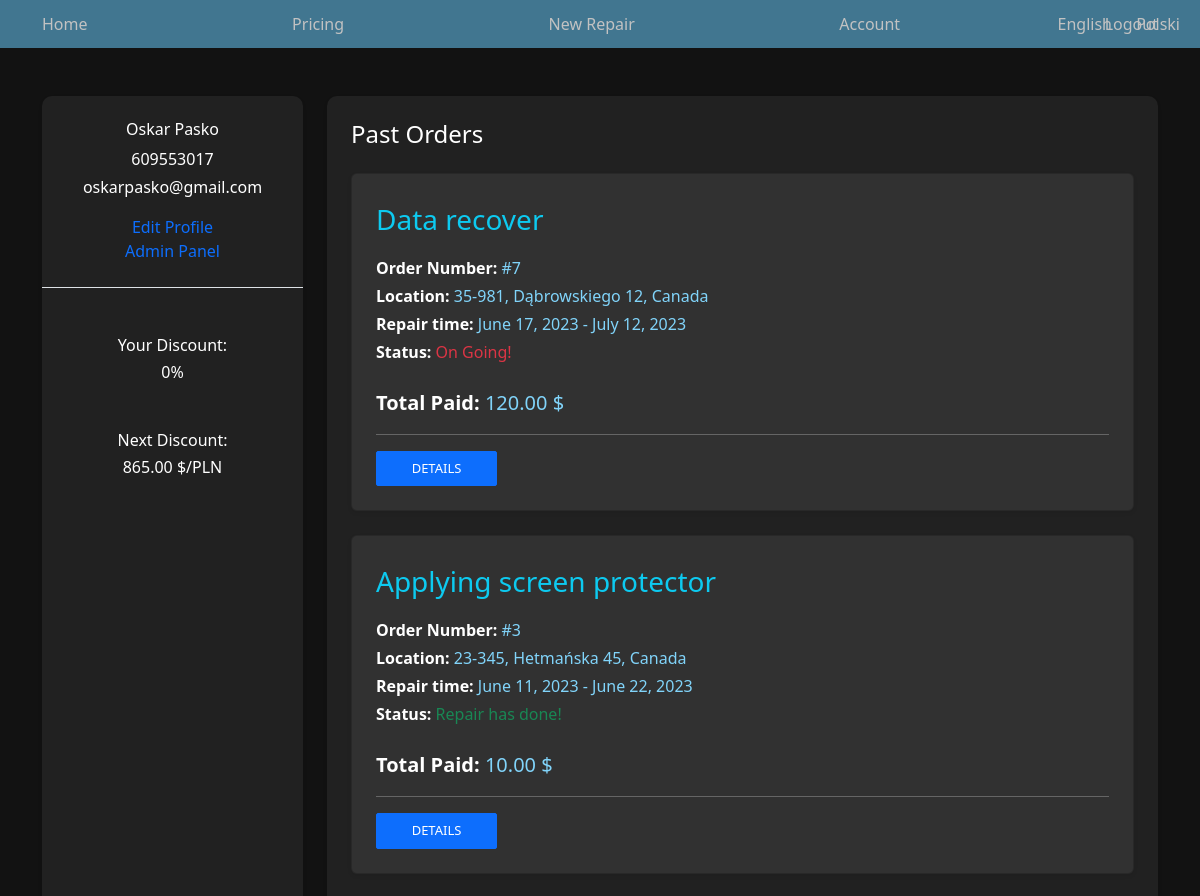
Page /en/record/user/ (signed in, upper part) on the earlier database version.
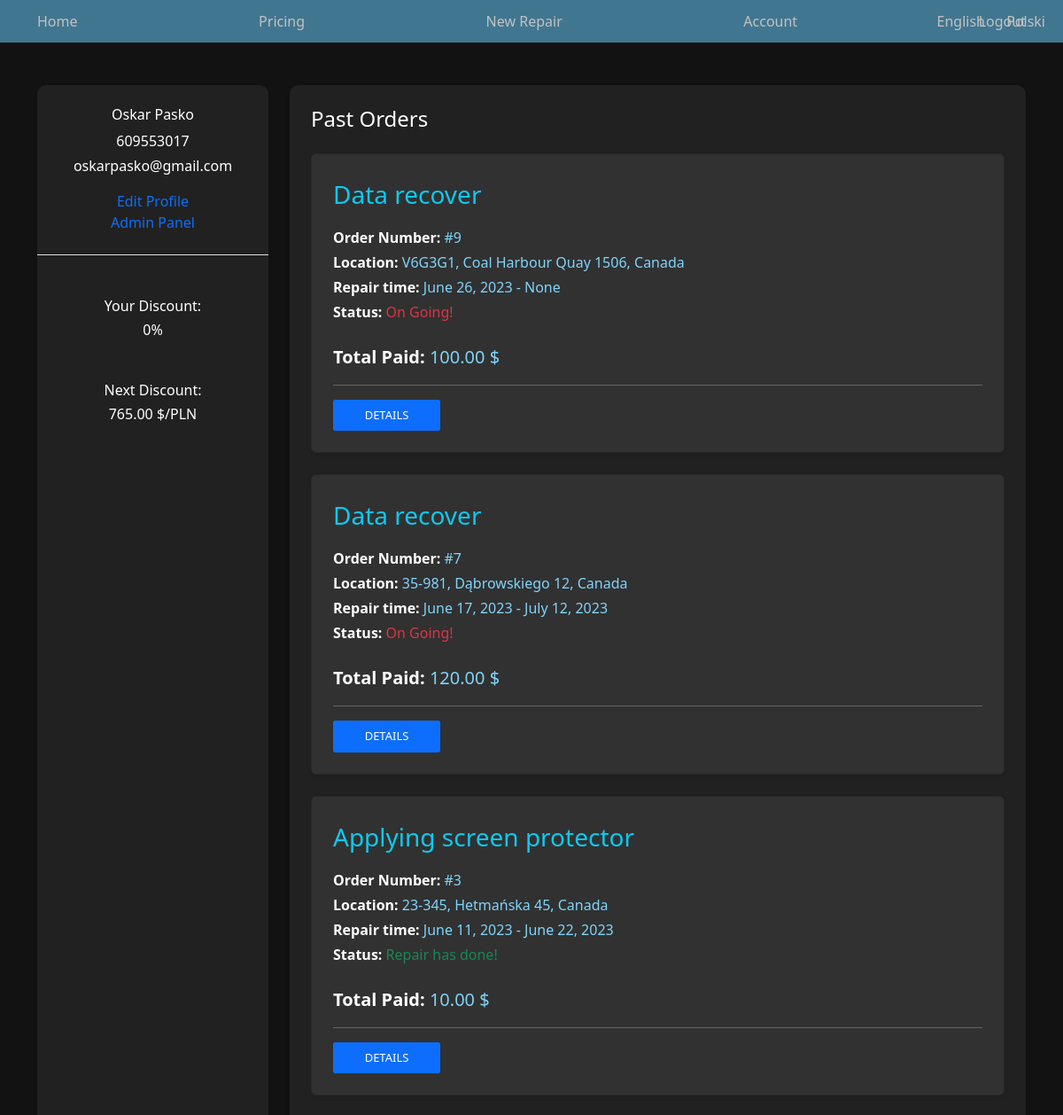
Same page on the later database version.
### record/models.py (models this page shows, shortened)
class Record(models.Model):
    id = models.AutoField(primary_key=True, unique=True, blank=False, null=False)
    start_date = models.DateField(blank=False, null=False)
    deadline = models.DateField(blank=True, null=True, default=None)
    price = models.DecimalField(max_digits=7, decimal_places=2, blank=False, null=False)
    client = models.ForeignKey(settings.AUTH_USER_MODEL, on_delete=models.PROTECT, default='')
    service = models.ForeignKey(Service, on_delete=models.PROTECT, blank=False, null=False)
    location = models.ForeignKey(Location, on_delete=models.PROTECT, blank=False, null=False)
    class Meta:
        verbose_name_plural = "Record"
    @property
    def status(self):
        if self.deadline == None:
            return False
        return date.today() > self.deadline

class Service(models.Model):
    id = models.AutoField(primary_key=True, unique=True, blank=False, null=False)
    name = models.CharField(max_length=50, blank=False, null=False)
    price = models.DecimalField(max_digits=7, decimal_places=2)
    class Meta:
        verbose_name_plural = "Service"

class Location(models.Model):
    id = models.AutoField(primary_key=True, unique=True, blank=False, null=False)
    country = models.CharField(max_length=255, blank=False, null=False, default="Canada")
    city = models.CharField(max_length=255, blank=False, null=False, default="Vancouver")
    street = models.CharField(max_length=255, blank=False, null=False)
    number = models.CharField(max_length=5, blank=False, null=False)
    postcode = models.CharField(max_length=6, blank=False, null=False)
    phone = models.CharField(max_length=9, blank=False, null=False, unique=True)
    class Meta:
        verbose_name_plural = "Location"
    def __str__(self):
        return f'{self.postcode}, {self.street} {self.number}, {self.country}'

### record/views.py (the view)
# urls.py: path("user/", views.user, name="user"),
@login_required
def user(request):
    current_client = request.user
    client = Client.objects.get(email=current_client.email)
    records = Record.objects.filter(client=current_client.email).order_by('-start_date')
    discount = Record.objects.filter(client=current_client.email).aggregate(Sum('price'))
    if discount['price__sum'] < 1000:
        to_discount = round(Decimal(1000) - discount['price__sum'], 2)
    elif discount['price__sum'] >= Decimal(1000) and discount['price__sum'] < Decimal(2000):
        to_discount = round(Decimal(2000) - discount['price__sum'], 2)
    elif discount['price__sum'] >= Decimal(2000) and discount['price__sum'] < Decimal(3000):
        to_discount = round(Decimal(3000) - discount['price__sum'], )
    elif discount['price__sum'] >= Decimal(3000) and discount['price__sum'] < Decimal(4000):
        to_discount = round(Decimal(4000) - discount['price__sum'], 2)
    else:
        to_discount = False
    return render(request, 'record/user.html', {'client':client, 'records':records, 'discount':discount, 'to_discount':to_discount})

### record/templates/record/user.html (shortened to what the changed rows need)
{% extends 'base.html' %}
{%load static %}
{% block css_styles %}
<link rel="stylesheet" href="{% static 'record/user_styles.css' %}">
{% endblock css_styles %}
{% block content %}
{% include 'record/includes/header.html' %}
<div class="container mt-5 ">
    <div class="row">
        <div class="col-md-3">
            <div class="account-page-left shadow-sm h-100">
                <div class="user text-center mt-5">
                    <div class="user-media">
                        <div class="user-media-body">
                            <h6 class="mb-2">Next Discount:</h6>
                            {% if to_discount != False %}
                                <h6 class="mb-2">{{to_discount}} &dollar;/PLN</h6>
                            {% endif%}
                        </div>
                    </div>
                </div>
            </div>
        </div>
        <div class="col-md-9">
            <div class="account-page-right shadow-sm p-4 h-100">
                <div class="tab-content" id="myTabContent">
                    <div class="tab-pane  fade  active show" id="orders" role="tabpanel" aria-labelledby="orders-tab">
                                {% for record in records %}
                                    <div class=" card mb-4 order-list shadow-sm">
                                        <div class="gold-members p-4">
                                            <div class="media">
                                                <div class="media-body">
                                                    <span class="float-right text-info fs-3">{{ record.service.name }}</span>
                                                    <p class="text-gray mt-3 mb-1"><span class="fw-bold"> Order Number:</span> <span class="data-info">#{{ record.id }}</span></p>
                                                    <p class="text-gray mb-1"><span class="fw-bold">Location:</span> <span class="data-info">{{ record.location}}</span></p>
                                                    <p class="text-dark mb-1"><span class="fw-bold">Repair time:</span> <span class="data-info">{{ record.start_date }} - {{ record.deadline }}</span></p>
                                                    <p class="text-dark"><span class="fw-bold">Status:</span>
                                                        {% if record.status %}
                                                            <span class="text-success">Repair has done!</span>
                                                        {% else %}
                                                            <span class="text-danger">On Going!</span>
                                                        {% endif %}
                                                    </p>
                                                    <p class="mb-0 text-black text-primary pt-2 fs-5"><span class="text-black font-weight-bold"><span class="fw-bold">Total Paid: </span></span><span class="data-info">{{ record.price }}
                                                        {% if record.location.country == "Poland" %}
                                                            PLN
                                                        {% else %}
                                                            &dollar;
                                                         {% endif %}
                                                    </span></p>
                                                    <hr>
                                                    <div class="float-right">
                                                        <a class="btn btn-sm btn-primary" href="#"> DETAILS</a>
                                                    </div>
                                                </div>
                                            </div>
                                        </div>
                                    </div>
                                {% endfor %}
                    </div>
                </div>
            </div>
        </div>
    </div>
</div>
{% endblock content%}

Differences in the rows shown:
added Record: service.name "Data recover", id "9", location "V6G3G1, Coal Harbour Quay 1506, Canada", start_date "June 26, 2023", deadline "None", shows "On Going!", price "100.00"
Other differences:
{{ to_discount }}: "865.00" → "765.00"
